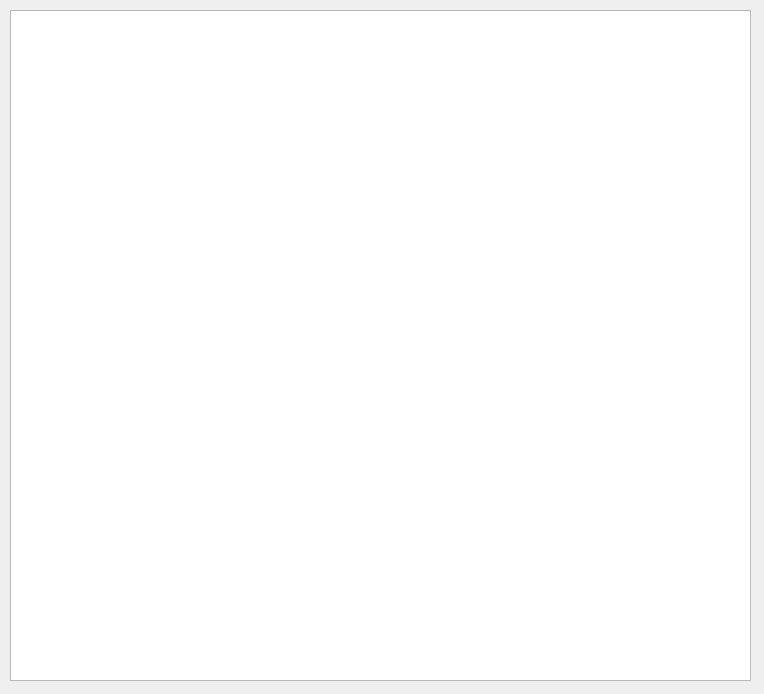
<ui version="4.0" >
 <class>TableWidget</class>
 <widget class="QWidget" name="TableWidget" >
  <property name="geometry" >
   <rect>
    <x>0</x>
    <y>0</y>
    <width>764</width>
    <height>694</height>
   </rect>
  </property>
  <property name="windowTitle" >
   <string>TableWidget</string>
  </property>
  <widget class="QTableWidget" name="tableWidget" >
   <property name="geometry" >
    <rect>
     <x>10</x>
     <y>10</y>
     <width>741</width>
     <height>671</height>
    </rect>
   </property>
  </widget>
 </widget>
 <resources/>
 <connections/>
</ui>
